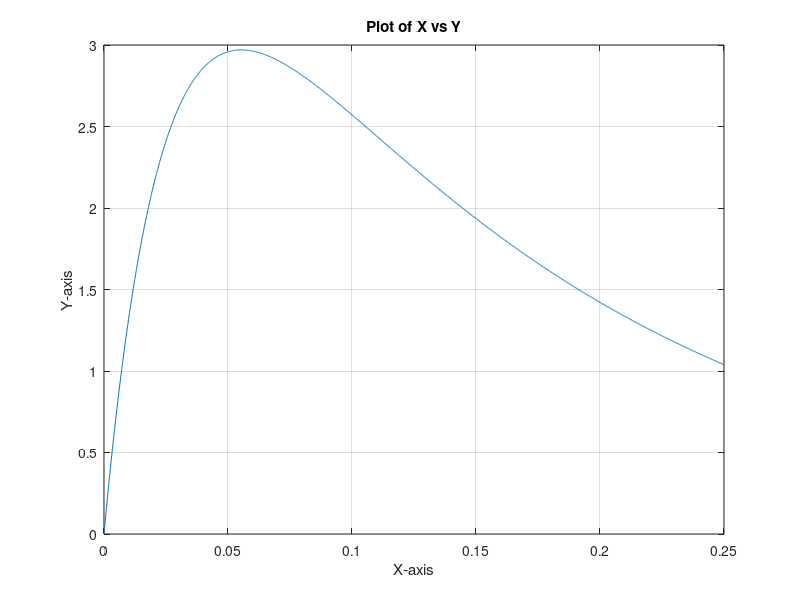

Here is the MATLAB script that generated this plot:
% Demo01
% Approximately solve the heat eqn u_t = u_xx
% on 0 <= x < 1, with IC u0 = sin(2*pi*x)
% with periodic BCs, on 0 <= t <= Tf.

%% choose a spatial discretization
h = 1/50
x = 0:h:(1-h); x = x'
N = length(x)

u0 = sin(2*pi*x)

%figure(1); clf;
%plot(x, u0, 'rx')
%hold on
%xlabel('x'); ylabel('u')

%% Build a matrix that approximates the second deriv operator
e = ones(size(x));
L = spdiags([e -2*e e], [-1 0 1], N, N);
L(1,N) = 1;
L(N,1) = 1;
%% to look at the matrix directly use
% full(L)
L = (1/h^2)*L;

%% testing the 2nd derivative
% uxx_exact = -4*pi^2*sin(2*pi*x);
% uxx = L*u0;
% plot(x, uxx, 'b-o')
% plot(x, uxx_exact, 'gx')
% max(uxx - uxx_exact)


Tf = 0.25;
dt = 0.25*h*h;
numsteps = ceil(Tf / dt);
%k = Tf / numsteps;
t = 0:dt:Tf; t = t'
[T, X] = meshgrid(t, x);

X_exact = exp(-2*pi*T) .* sin(2*pi*X);
L2 = []; 
u = u0;
%handle = plot(x, u0, 'k-o');
%legend('u0(x)', 'u(x,t)')

for n=0:numsteps
  curr_t = n*dt
  X_exact_t = exp(-2*pi*curr_t)*sin(2*pi*x)  
  L2_value = norm(X_exact_t- u)
  unew = u + dt*(L*u);
  L2(end+1)=L2_value
  %set(handle, 'ydata', unew)
u = unew;

  %title(['t = ' num2str(n*dt)])
  %drawnow
end

plot(t, L2)
xlabel('X-axis'); % Название оси x
ylabel('Y-axis'); % Название оси y
title('Plot of X vs Y'); % Заголовок графика
grid on; % Включить сетку
pause
drawnow
